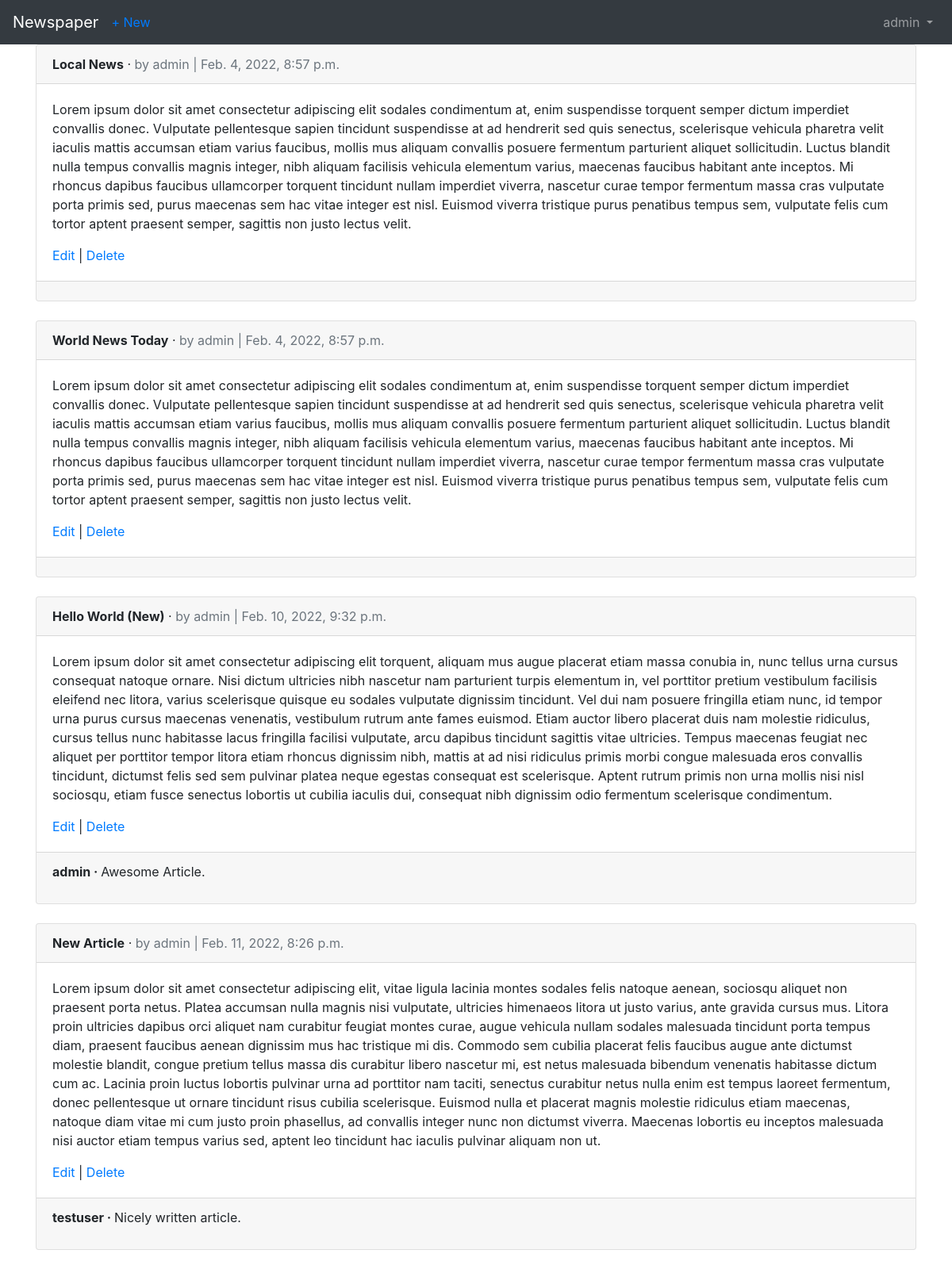
/articles/ (signed in), run on the app's committed database.
### accounts/models.py (models this page shows)
class CustomUser(AbstractUser):
    age = models.PositiveIntegerField(null=True, blank=True)

### articles/models.py (models this page shows, shortened)
class Article(models.Model):
    title = models.CharField(max_length=255)
    body = models.TextField()
    date = models.DateTimeField(auto_now_add=True)
    author = models.ForeignKey(User, on_delete=models.CASCADE)

class Comment(models.Model):
    article = models.ForeignKey(Article,
                                on_delete=models.CASCADE,
                                related_name='comments')
    comment = models.CharField(max_length=140)
    author = models.ForeignKey(User,
                               on_delete=models.CASCADE)
    def __str__(self):
        return self.comment

### articles/views.py (the view)
# urls.py: path('', ArticleListView.as_view(), name='article_list'),
class ArticleListView(LoginRequiredMixin,
                      ListView):
    model = Article
    template_name = 'article_list.html'

### templates/article_list.html (shortened to what this page needs)
{% extends 'base.html' %}
{% block content %}
    {% for article in object_list %}
        <div class="card">
            <div class="card-header">
                <span class="font-weight-bold">{{ article.title }}</span> &middot;
                <span class="text-muted">by {{ article.author }} |
                {{ article.date }}</span>
            </div>
            <div class="card-body">
                <p>{{ article.body }}</p>
                <a href="{% url 'article_edit' article.pk %}">Edit</a> |
                <a href="{% url 'article_delete' article.pk %}">Delete</a>
            </div>
            <div class="card-footer">
                {% for comment in article.comments.all %}
                    <p>
                        <span class="font-weight-bold">
                            {{ comment.author }} &middot;
                        </span>
                        {{ comment }}
                    </p>
                {% endfor %}
            </div>
        </div>
        <br>
    {% endfor %}
{% endblock content %}

### templates/base.html (shortened to what this page needs)
{% load static %}
<!DOCTYPE html>
<html lang="en">
    <head>
        <link rel="stylesheet" href="https://cdn.jsdelivr.net/npm/bootstrap@4.5.3/dist/css/bootstrap.min.css">
    </head>
    <body>
        <nav class="navbar navbar-expand-lg navbar-dark bg-dark">
            <a class="navbar-brand" href="{% url 'home' %}">Newspaper</a>
            <div class="collapse navbar-collapse" id="navbarSupportedContent">
                {% if user.is_authenticated %}
                    <ul class="navbar-nav mr-auto">
                        <li class="nav-item">
                        <a href="{% url 'article_new' %}">+ New</a>
                        </li>
                    </ul>
                    <ul class="navbar-nav ml-auto">
                        <li class="nav-item">
                            <a class="nav-link dropdown-toggle" href="#"
                            id="navbarDropdown" role="button" data-toggle="dropdown"
                            aria-haspopup="true" aria-expanded="false">
                                {{ user.username }}
                            </a>
                        </li>
                    </ul>
                {% endif %}
            </div>
        </nav>
        <main>
            <div class="container">
                {% block content %}
                {% endblock content %}
            </div>
        </main>
    </body>
</html>

### data on the page
CustomUser: username "admin"
Article: title "Local News", author "admin", date "Feb. 4, 2022, 8:57 p.m.", body "Lorem ipsum dolor sit amet consectetur adipiscing elit sodales condimentum at, enim suspendisse torquent semper dictum imperdiet convallis donec. Vulputate pellentesque sapien tincidunt suspendisse at ad hendrerit sed quis senectus, scelerisque vehicula pharetra velit iaculis mattis accumsan etiam varius faucibus, mollis mus aliquam convallis posuere fermentum parturient aliquet sollicitudin. Luctus blandit nulla tempus convallis magnis integer, nibh aliquam facilisis vehicula elementum varius, maecenas faucibus habitant ante inceptos. Mi rhoncus dapibus faucibus ullamcorper torquent tincidunt nullam imperdiet viverra, nascetur curae tempor fermentum massa cras vulputate porta primis sed,…"
Article: title "World News Today", author "admin", date "Feb. 4, 2022, 8:57 p.m.", body "Lorem ipsum dolor sit amet consectetur adipiscing elit sodales condimentum at, enim suspendisse torquent semper dictum imperdiet convallis donec. Vulputate pellentesque sapien tincidunt suspendisse at ad hendrerit sed quis senectus, scelerisque vehicula pharetra velit iaculis mattis accumsan etiam varius faucibus, mollis mus aliquam convallis posuere fermentum parturient aliquet sollicitudin. Luctus blandit nulla tempus convallis magnis integer, nibh aliquam facilisis vehicula elementum varius, maecenas faucibus habitant ante inceptos. Mi rhoncus dapibus faucibus ullamcorper torquent tincidunt nullam imperdiet viverra, nascetur curae tempor fermentum massa cras vulputate porta primis sed,…"
Article: title "Hello World (New)", author "admin", date "Feb. 10, 2022, 9:32 p.m.", body "Lorem ipsum dolor sit amet consectetur adipiscing elit torquent, aliquam mus augue placerat etiam massa conubia in, nunc tellus urna cursus consequat natoque ornare. Nisi dictum ultricies nibh nascetur nam parturient turpis elementum in, vel porttitor pretium vestibulum facilisis eleifend nec litora, varius scelerisque quisque eu sodales vulputate dignissim tincidunt. Vel dui nam posuere fringilla etiam nunc, id tempor urna purus cursus maecenas venenatis, vestibulum rutrum ante fames euismod. Etiam auctor libero placerat duis nam molestie ridiculus, cursus tellus nunc habitasse lacus fringilla facilisi vulputate, arcu dapibus tincidunt sagittis vitae ultricies. Tempus maecenas feugiat nec…"
Comment: author "admin", comment "Awesome Article."
Article: title "New Article", author "admin", date "Feb. 11, 2022, 8:26 p.m.", body "Lorem ipsum dolor sit amet consectetur adipiscing elit, vitae ligula lacinia montes sodales felis natoque aenean, sociosqu aliquet non praesent porta netus. Platea accumsan nulla magnis nisi vulputate, ultricies himenaeos litora ut justo varius, ante gravida cursus mus. Litora proin ultricies dapibus orci aliquet nam curabitur feugiat montes curae, augue vehicula nullam sodales malesuada tincidunt porta tempus diam, praesent faucibus aenean dignissim mus hac tristique mi dis. Commodo sem cubilia placerat felis faucibus augue ante dictumst molestie blandit, congue pretium tellus massa dis curabitur libero nascetur mi, est netus malesuada bibendum venenatis habitasse dictum cum ac. Lacinia…"
Comment: author "testuser", comment "Nicely written article."
